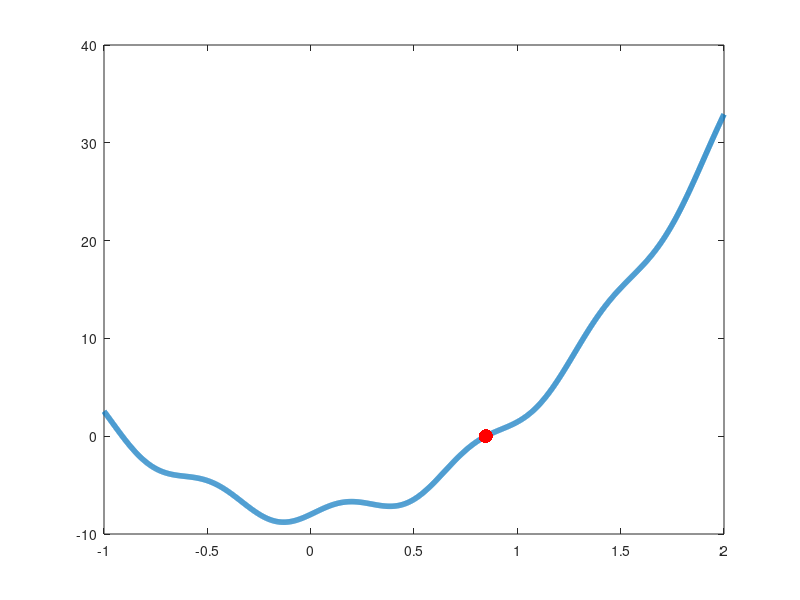

Write the MATLAB code that produced this figure.

clc
clear all

a=0.00
b=1.00
eps=0.00010
% f= @(x) x.*x.*x-2
f= @(x) 10.*x.*x+sin(10.*x)-8

plot(-1:0.001:2,f(-1:0.001:2),"LineWidth",4)
hold on
i=1;
iLimit=100;

if f(a)*f(b)<0
    disp("it is possible")
    while (1)
        xi=(a*f(b)-b*f(a))/(f(b)-f(a));
        plot(xi,f(xi),".r","MarkerSize",30)

        if (f(xi)==0 || eps>= (b-a)/2 || i>iLimit)
            break;
        end
        if (f(xi)*f(a)>0)
            a=xi;
            b=b;
        else
            a=a;
            b=xi;
        end
        i=i+1;
    end
else
    disp("no possible ")
end

i